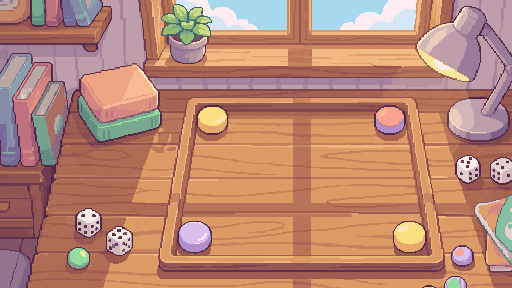
#> input picture art/out/final/bg/day.png, 512 x 288 px, given in place of board-heart-s4103.png, which was not available
$ python gallery.py
#> lines starting #> are read from the running program, lines starting #| are printed output that depends on the picture; pictures that were not available may be replaced by others from this repository, and a replacement may not be noted
### art/drawlib.py
"""代码画的部分共用：调色板、圆角矩形、像素数字。"""
from PIL import Image, ImageDraw


def hx(h, a=255):
    h = h.lstrip("#")
    return tuple(int(h[i:i + 2], 16) for i in (0, 2, 4)) + (a,)


P = {
    "ink": "#2a1d33",
    "cream": "#fbefd0", "parch": "#fdf6e3", "parch2": "#efe2c4",
    "mint": "#5fbfa6", "mint_l": "#a8e6cf", "mint_d": "#3e8f7d",
    "coral": "#e17455", "coral_l": "#f4a98b", "coral_d": "#a8483a",
    "en": "#5ccf6b", "en_l": "#b8f28a", "en_d": "#2e7d4a",
    "ivory": "#fbf3e4", "ivory_l": "#ffffff", "ivory_d": "#e0cfb5", "ivory_side": "#c9b394",
    "green": "#6cc76a", "green_l": "#a6e88e", "green_d": "#3f9a50", "green_side": "#2e7d4a",
    "gold": "#ffc83d", "gold_d": "#c98a1c",
}
C = {k: hx(v) for k, v in P.items()}


# [55 lines left out: functions rounded_mask, fill_mask, outline_of, rrect, not called in this run]


# 5×8 像素数字（再放大 2 倍画到骰子上）
DIGITS = {
    "1": ["..##..", ".###..", "####..", "..##..", "..##..", "..##..", "..##..", "..##..", "######", "######"],
    "2": [".####.", "##..##", "....##", "....##", "...##.", "..##..", ".##...", "##....", "######", "######"],
    "3": [".####.", "##..##", "....##", "....##", "..###.", "..###.", "....##", "##..##", "##..##", ".####."],
}


# [24 lines left out: function draw_digit, not called in this run]

### art/gallery.py
"""写不阻塞的画廊拍板 JSON：~/projects/pipeline/games/kingoftokyo/assets/gallery-decision.json。
小图先放大成预览（左夜色底、右白底）放在 out/gallery/。推荐项 = picks.py 里的定稿。
"""
import json, pathlib
from PIL import Image
import picks
from cards_data import CARDS
from cards import frame, compose

ART = pathlib.Path(__file__).parent
OUT = ART / "out"
G = OUT / "gallery"; G.mkdir(parents=True, exist_ok=True)
DEST = ART.parent / "assets" / "gallery-decision.json"
NIGHT, DAY = (45, 41, 113, 255), (250, 248, 240, 255)


def split(srcs, name, k):
#> called with name = 'board-s4103', k = 2
    ims = [Image.open(OUT / s if not str(s).startswith("/") else s).convert("RGBA") for s in srcs]
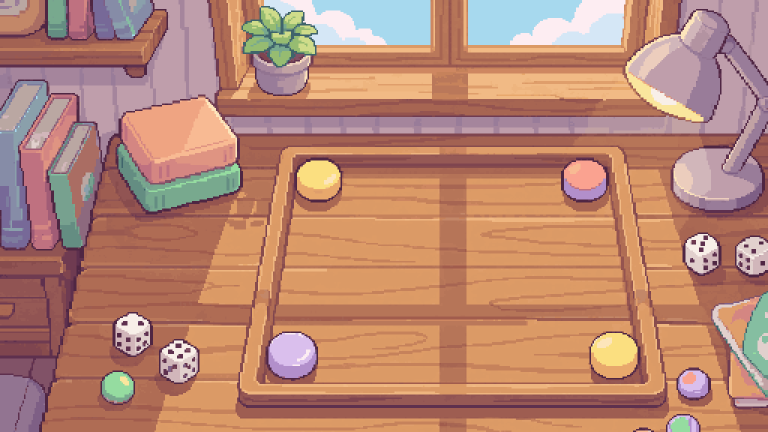
#> input picture art/out/final/bg/day@3x.png, 1536 x 864 px, given in place of board-harbor-s4103.png, which was not available (shown at 1/2 size)
#> ims = 2 items
    w = sum(i.width for i in ims) + 4 * (len(ims) + 1); h = max(i.height for i in ims) + 8
#> after `w = sum((i.width for i in ims)) + 4 * (len(ims) + 1)`: w = 2060
#> after `h = max((i.height for i in ims)) + 8`: h = 872
    S = Image.new("RGBA", (w * 2, h), NIGHT); S.paste(DAY, (w, 0, w * 2, h))
#> after `S = Image.new('RGBA', (w * 2, h), NIGHT)`:
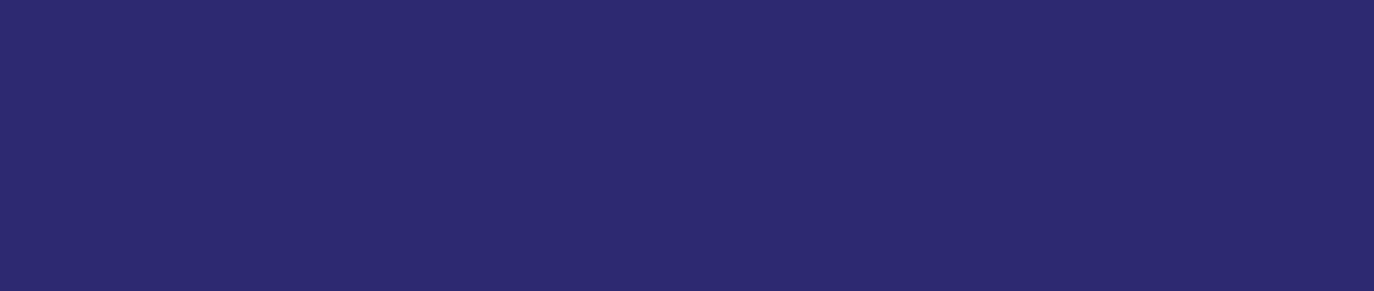
#> S: PIL image 4120x872 RGBA (shown at 1/3 size); mean R, G, B, A 45, 41, 113, 255
#> after `S.paste(DAY, (w, 0, w * 2, h))`:
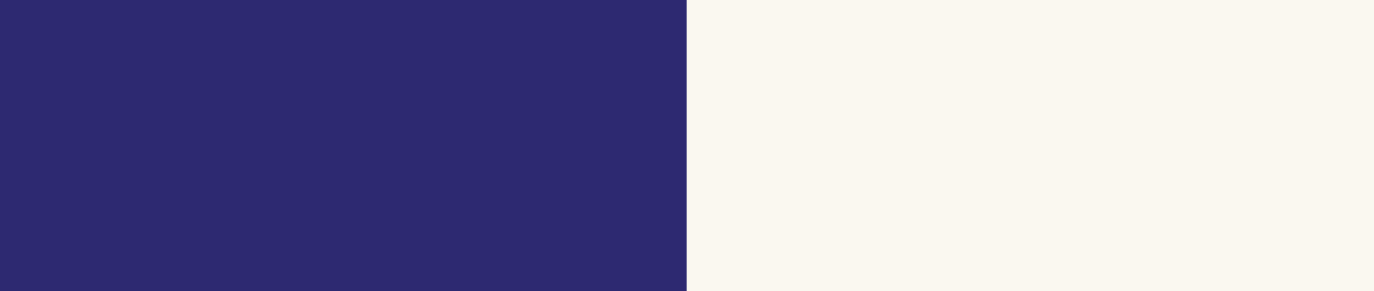
#> S: PIL image 4120x872 RGBA (shown at 1/3 size); mean R, G, B, A 147.5, 144.5, 176.5, 255
    for half in (0, 1):
        x = half * w + 4
        for im in ims:
            S.alpha_composite(im, (x, 4)); x += im.width + 4
#> this loop made 2 passes
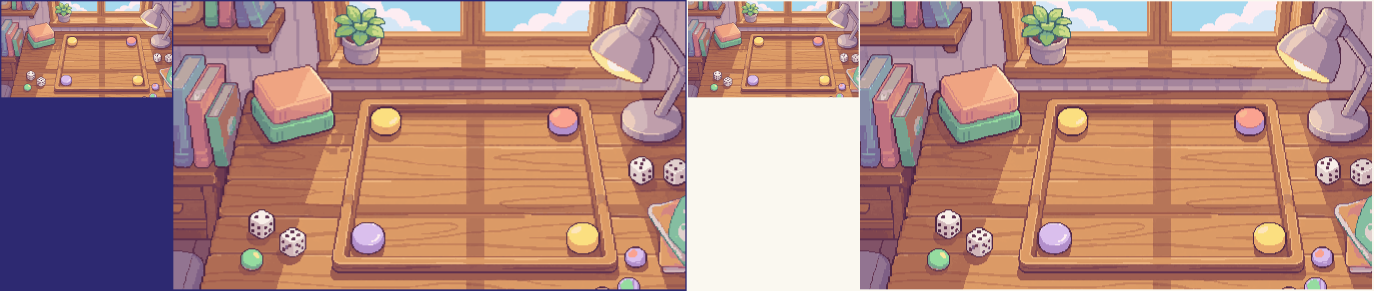
#> S: PIL image 4120x872 RGBA (shown at 1/3 size); mean R, G, B, A 177.9, 136.4, 126.5, 255
    S = S.resize((S.width * k, S.height * k), Image.NEAREST)
#> S: PIL image 8240x1744 RGBA
    p = G / f"{name}.png"; S.save(p); return str(p)


def big(src, name, k):
    im = Image.open(OUT / src).convert("RGB")
    p = G / f"{name}.png"; im.resize((im.width * k, im.height * k), Image.NEAREST).save(p); return str(p)


def opt(value, label, images, desc="", rec=False):
    o = {"value": value, "label": label, "images": images, "description": desc}
    if rec:
        o["recommended"] = True
    return o


Q = []


def q(qid, question, options, help_=""):
    d = {"id": qid, "type": "choice", "question": question, "options": options, "allowOther": True, "required": False}
    if help_:
        d["help"] = help_
    Q.append(d)


# 牌桌示意
q("overview", "整体效果（示意拼图，不是界面设计）", [
    opt("ok", "整套就这样", [str(OUT / "mock-night.png"), str(OUT / "mock-day.png")], "用定稿素材按桌面 2 倍拼的牌桌示意：左边 6 个玩家（最下面是出局的灰色头像），中间城心（团团鹿）和港湾（钳钳蟹），骰子一排，右边市场 3 张卡和牌堆。上夜间、下白天", True)],
  "想整体换风格或者某样不满意，选「其他」写备注；单样素材在下面各题里换")

# 背景
DESC_BG = {"r1/bg-night-s2103.png": "推荐：桌面中间空出一块大托盘，台灯暖光、窗外夜景，界面放上去不挡主体；没有字",
           "r1/bg-night-s2101.png": "托盘上有格线，界面叠上去会显得乱",
           "r1/bg-night-s2102.png": "托盘四周摆了一圈彩色棋子，有点挤",
           "r1/bg-day-s2202.png": "推荐：同样空出中间托盘，阳光、窗外蓝天，干净",
           "r1/bg-day-s2201.png": "桌面摆满棋子，太挤",
           "r1/bg-day-s2203.png": "左上角有两个像字的白色图形（乱码），不用"}
for k, title in (("night", "夜间背景（默认主题）"), ("day", "白天背景")):
    rec, alts = picks.BG[k]
    q(f"bg-{k}", title, [opt(s.split("/")[-1][:-4], s.split("/")[-1][3:-4], [str(OUT / s)], DESC_BG.get(s, ""), s == rec) for s in [rec] + alts])

# 城市板
bopts = []
for s in [picks.BOARD_SEED] + picks.BOARD_ALT:
#> (the run stopped early here; a loop or call above may not have finished)
